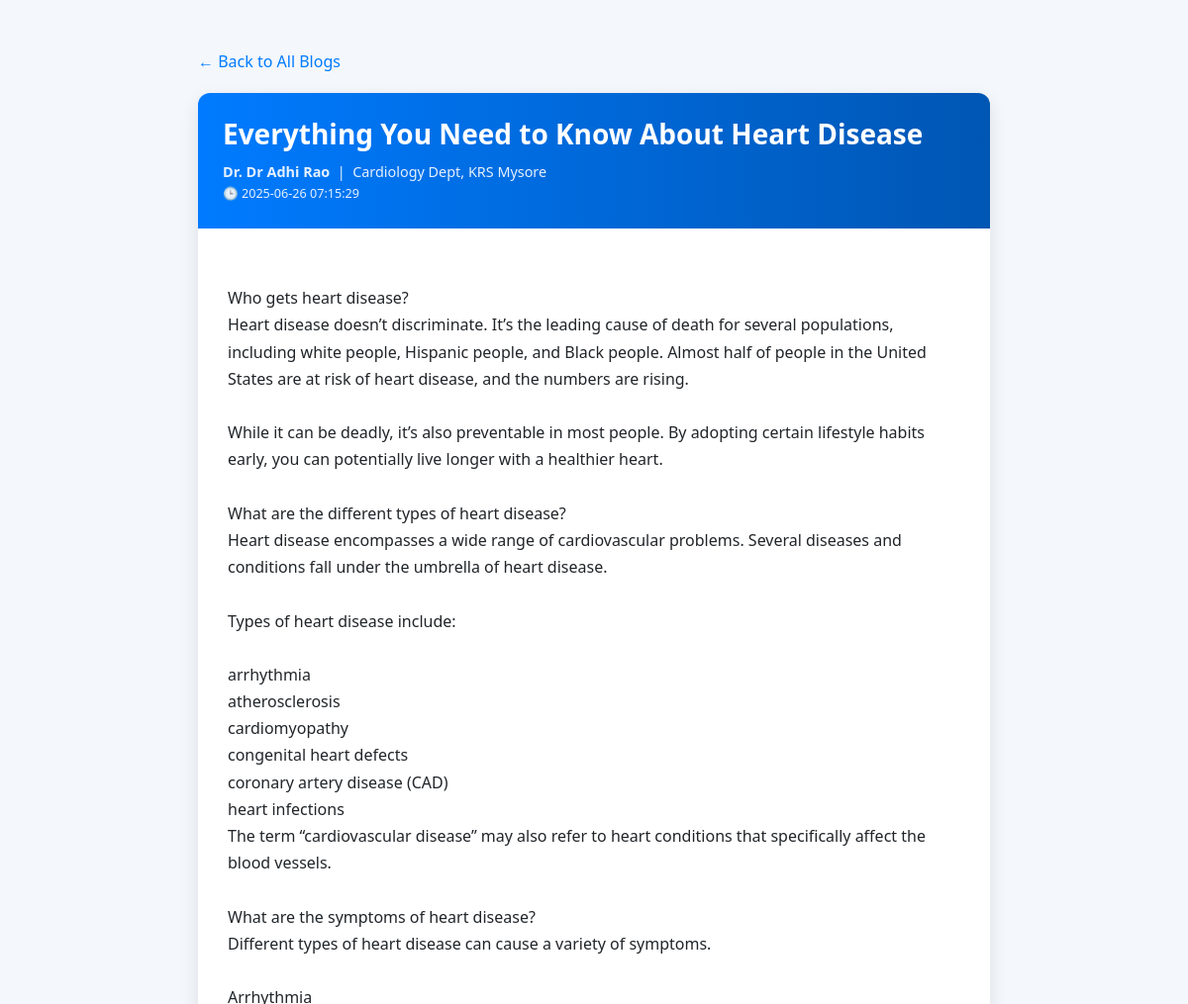
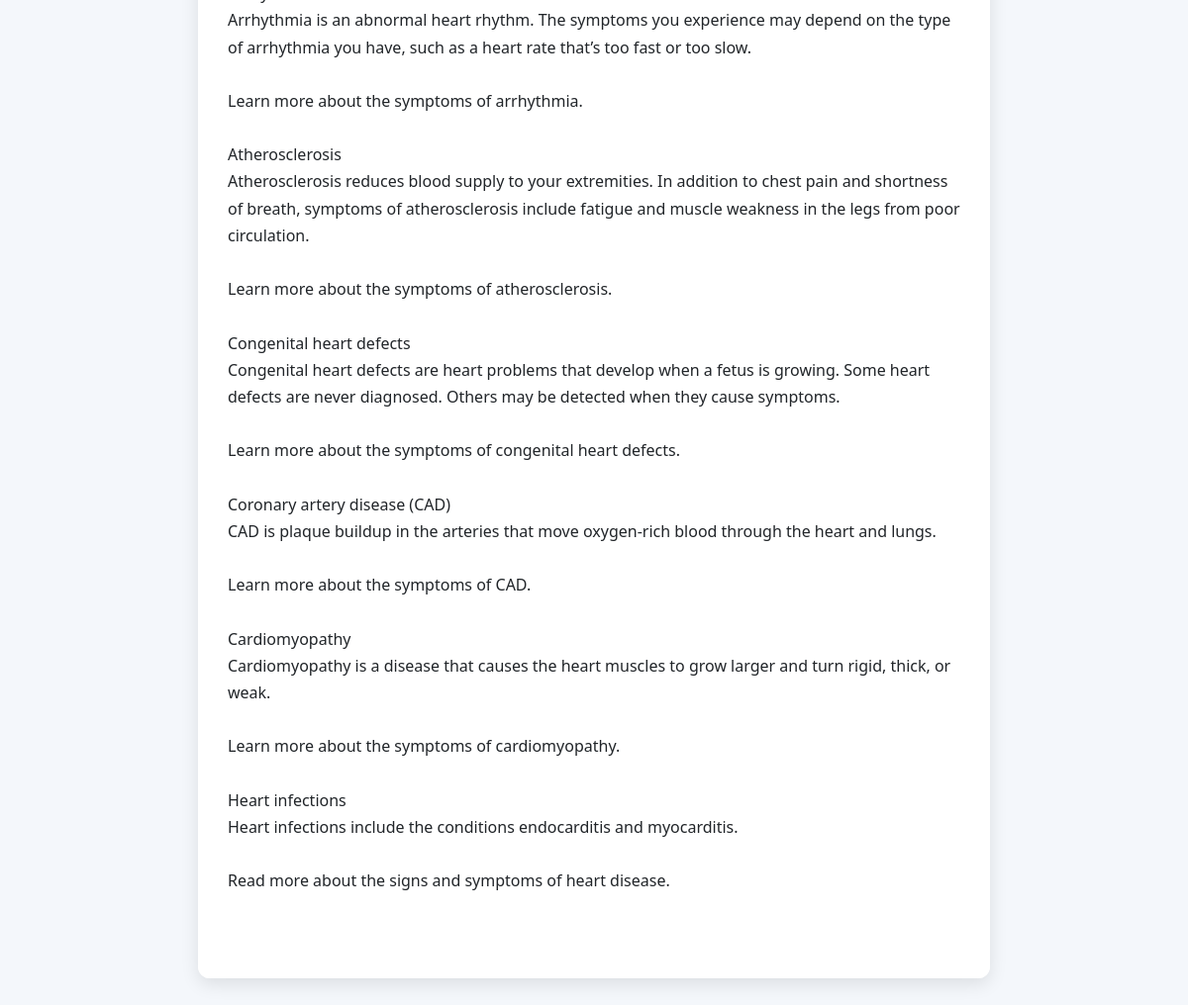
The app's page /blogs/11 with its own data (2 pictures, top to bottom).
### tables this page shows
CREATE TABLE doctor_blogs (
                id INTEGER PRIMARY KEY AUTOINCREMENT,
                doctor_name TEXT,
                hospital_name TEXT,
                department TEXT,
                title TEXT,
                content TEXT,
                created_at TEXT
            , photo TEXT);

### app.py (the view)
@app.route('/blogs/<int:blog_id>')
def view_single_blog(blog_id):
    with sqlite3.connect(DB_NAME) as conn:
        c = conn.cursor()
        c.execute('''
            SELECT doctor_name, hospital_name, department, title, content, created_at
            FROM doctor_blogs WHERE id = ?
        ''', (blog_id,))
        blog = c.fetchone()
    if not blog:
        return "Blog not found", 404
    return render_template('single_blog.html', blog=blog)

### templates/single_blog.html (shortened to what this page needs)
<!DOCTYPE html>
<html lang="en">
<head>
    <link href="https://cdn.jsdelivr.net/npm/bootstrap@5.3.0/dist/css/bootstrap.min.css" rel="stylesheet">
</head>
<body>
<div class="blog-container">
    <a href="{{ url_for('list_blogs') }}" class="back-link">← Back to All Blogs</a>
    <div class="card blog-card">
        <div class="blog-header">
            <h3>{{ blog[3] }}</h3>
            <div class="blog-meta">
                <strong>Dr. {{ blog[0] }}</strong> &nbsp;|&nbsp;
                {{ blog[2] }} Dept, {{ blog[1] }}<br>
                <small>🕒 {{ blog[5] }}</small>
            </div>
        </div>
        <div class="blog-body">
            {{ blog[4] }}
        </div>
    </div>
</div>
</body>
</html>

### templates/single_blog.html (style rules this page uses)
body { background-color: #f4f7fb; font-family: 'Segoe UI', sans-serif; }
.blog-container { max-width: 800px; margin: 50px auto; }
.blog-card { border: none; border-radius: 12px; box-shadow: 0 6px 18px rgba(0, 0, 0, 0.1); overflow: hidden; }
.blog-header { background: linear-gradient(to right, #007bff, #0056b3); color: #fff; padding: 25px; }
.blog-header h3 { margin-bottom: 10px; font-weight: 600; }
.blog-meta { font-size: 0.9rem; opacity: 0.9; }
.blog-body { padding: 30px; line-height: 1.7; background-color: #ffffff; white-space: pre-line; }
.back-link { display: block; margin-bottom: 20px; color: #007bff; text-decoration: none; }

### records on screen
doctor_blogs: title "Everything You Need to Know About Heart Disease", doctor_name "Dr Adhi Rao", department "Cardiology", hospital_name "KRS Mysore", created_at "2025-06-26 07:15:29", content "Who gets heart disease? Heart disease doesn’t discriminate. It’s the leading cause of death for several populations, including white people, Hispanic people, and Black people. Almost half of people in the United States are at risk of heart disease, and the numbers are rising. While it can be deadly, it’s also preventable in most people. By adopting certain lifestyle habits early, you can potentially live longer with a healthier heart. What are the different types of heart disease? Heart disease encompasses a wide range of cardiovascular problems. Several diseases and conditions fall under the umbrella of heart disease. Types of heart disease include: arrhythmia atherosclerosis…"
